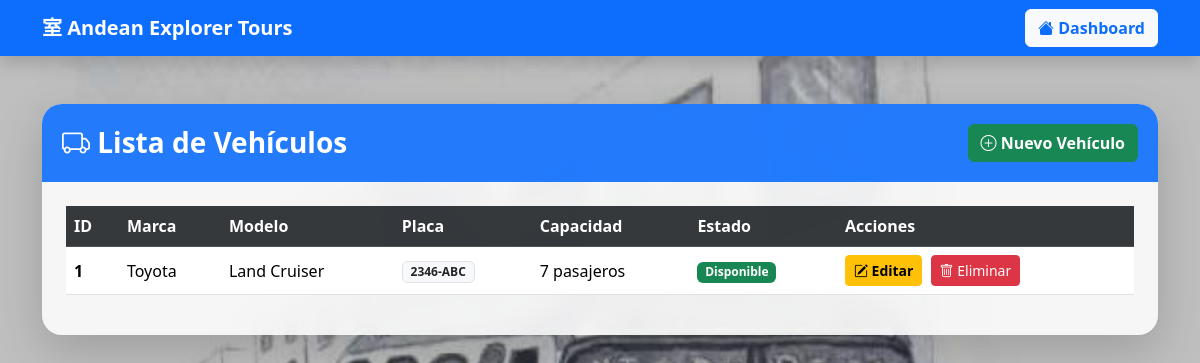
The app's page /vehiculos (signed in) with its own data.
### app/models/vehiculo.py (models this page shows)
class Vehiculo(db.Model):
    id = db.Column(
        db.Integer,
        primary_key=True
    )
    marca = db.Column(
        db.String(50),
        nullable=False
    )
    modelo = db.Column(
        db.String(50),
        nullable=False
    )
    placa = db.Column(
        db.String(20),
        unique=True,
        nullable=False
    )
    capacidad = db.Column(
        db.Integer,
        nullable=False
    )
    estado = db.Column(
        db.String(30)
    )

### app/blueprints/vehiculos/routes.py (the view)
@vehiculos_bp.route('/vehiculos')
@login_required
def listar_vehiculos():
    if current_user.rol != "Administrador":
        abort(403)
    vehiculos = Vehiculo.query.all()
    return render_template(
        'vehiculos/listar.html',
        vehiculos=vehiculos
    )

### app/templates/vehiculos/listar.html (shortened to what this page needs)
<!DOCTYPE html>
<html lang="es">
<head>
    <link href="https://cdn.jsdelivr.net/npm/bootstrap@5.3.3/dist/css/bootstrap.min.css" rel="stylesheet">
    <link href="https://cdn.jsdelivr.net/npm/bootstrap-icons@1.11.3/font/bootstrap-icons.css" rel="stylesheet">
</head>
<body>
<nav class="navbar navbar-expand-lg navbar-dark bg-primary shadow">
    <div class="container">
        <span class="navbar-brand fw-bold">
            室 Andean Explorer Tours
        </span>
        <a href="/dashboard" class="btn btn-light text-primary fw-bold">
            <i class="bi bi-house-fill"></i> Dashboard
        </a>
    </div>
</nav>
<div class="container mt-5 mb-5">
    <div class="card card-glass shadow-lg">
        <div class="card-header text-white">
            <div class="d-flex justify-content-between align-items-center">
                <h3 class="m-0 fw-bold">
                    <i class="bi bi-truck"></i> Lista de Vehículos
                </h3>
                <a href="/vehiculos/nuevo" class="btn btn-success fw-semibold">
                    <i class="bi bi-plus-circle"></i> Nuevo Vehículo
                </a>
            </div>
        </div>
        <div class="card-body p-4">
            <div class="table-responsive">
                <table class="table table-hover align-middle">
                    <thead class="table-dark">
                        <tr>
                            <th>ID</th>
                            <th>Marca</th>
                            <th>Modelo</th>
                            <th>Placa</th>
                            <th>Capacidad</th>
                            <th>Estado</th>
                            <th>Acciones</th>
                        </tr>
                    </thead>
                    <tbody>
                    {% for vehiculo in vehiculos %}
                        <tr>
                            <td class="fw-bold">{{vehiculo.id}}</td>
                            <td>{{vehiculo.marca}}</td>
                            <td>{{vehiculo.modelo}}</td>
                            <td><span class="badge bg-light text-dark border">{{vehiculo.placa}}</span></td>
                            <td>
                                {{vehiculo.capacidad}} pasajeros
                            </td>
                            <td>
                                {% if vehiculo.estado == "Disponible" %}
                                    <span class="badge bg-success">Disponible</span>
                                {% elif vehiculo.estado == "Ocupado" %}
                                    <span class="badge bg-danger">Ocupado</span>
                                {% else %}
                                    <span class="badge bg-warning text-dark">En mantenimiento</span>
                                {% endif %}
                            </td>
                            <td>
                                <a href="/vehiculos/editar/{{vehiculo.id}}" class="btn btn-warning btn-sm fw-semibold me-1">
                                    <i class="bi bi-pencil-square"></i> Editar
                                </a>
                                <a href="/vehiculos/eliminar/{{vehiculo.id}}" class="btn btn-danger btn-sm"
                                   onclick="return confirm('¿Desea eliminar este vehículo?')">
                                    <i class="bi bi-trash"></i> Eliminar
                                </a>
                            </td>
                        </tr>
                    {% endfor %}
                    </tbody>
                </table>
            </div> </div>
    </div>
</div>
</body>
</html>

### records on screen
Vehiculo: id "1", marca "Toyota", modelo "Land Cruiser", placa "2346-ABC", capacidad "7", estado "Disponible"
